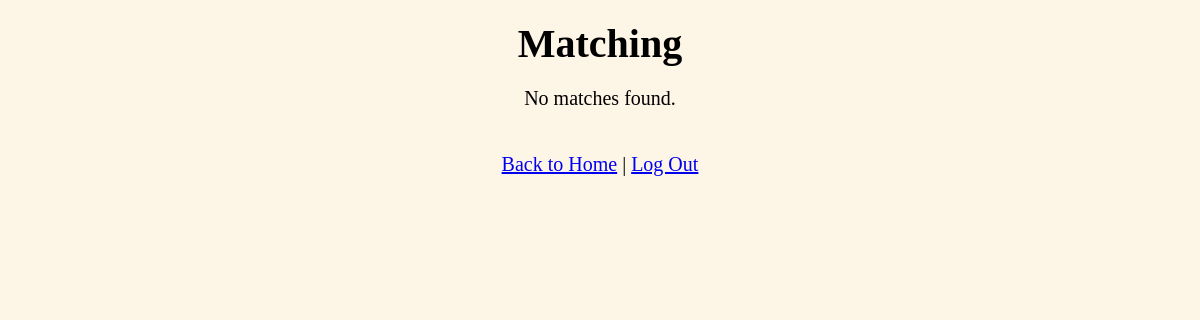
The page /matching (signed in) on the database as committed earlier.
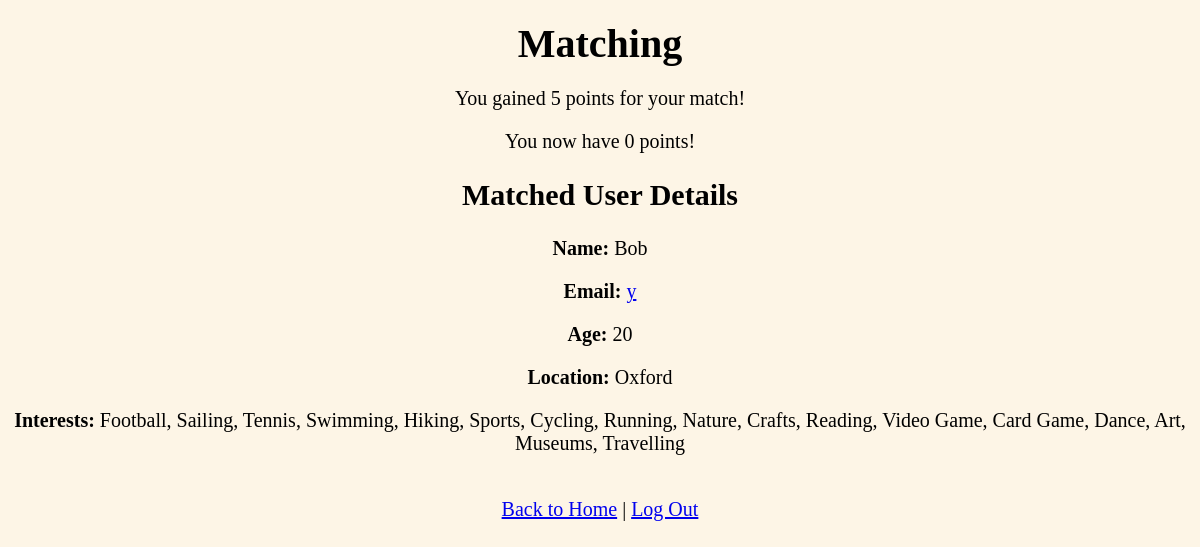
The same page on the database as committed later.
### app.py (models this page shows, shortened)
class User(UserMixin, db.Model):
    __tablename__ = 'users'  # Optional: specify table name
    id = db.Column(db.Integer, primary_key=True)
    name = db.Column(db.String(100), nullable=False)
    password_hash = db.Column(db.String(128), nullable=False)
    points = db.Column(db.Integer, default=0)
    age = db.Column(db.Integer, nullable=False)
    location = db.Column(db.String(100), nullable=False)
    email = db.Column(db.String(100), nullable=False)
    interests = db.Column(db.String(200), nullable=False)

### app.py (the view)
@app.route('/matching')
@login_required
def matching():
    target_user = current_user
    result = find_closest_match(target_user)
    if result:
        matched_user, similarity_score = result
        current_user.points += 5
        db.session.commit()
        message = f"Congratulations! You've matched with {matched_user.name} and earned 5 points!"
        return render_template('matching.html', user=current_user, matched_user=matched_user, message=message)
    else:
        message = "No matches found."
        return render_template('matching.html', user=current_user, message=message)

### app.py (called while the page is built)
@login_manager.user_loader
def load_user(user_id):
    return User.query.get(int(user_id))

def get_all_people() -> List[Tuple[str, Set[str]]]:
    all_users = User.query.all()
    people_list = []
    for user in all_users:
        interests = set(interest.strip().lower() for interest in user.interests.split(',') if interest.strip())
        people_list.append((user.name, interests))
    return people_list

def jaccard_similarity(set1: Set[str], set2: Set[str]) -> float:
    intersection = set1.intersection(set2)
    union = set1.union(set2)
    if not union:
        return 0.0
    return len(intersection) / len(union)

def find_closest_match(target_user: User) -> Optional[Tuple[str, float]]:
    people = get_all_people()
    target_interests = set(interest.strip().lower() for interest in target_user.interests.split(',') if interest.strip())
    max_similarity = 0.0
    closest_person = None
    for name, interests in people:
        if name == target_user.name:
            continue
        similarity = jaccard_similarity(target_interests, interests)
        if similarity > max_similarity:
            max_similarity = similarity
            closest_person = User.query.filter_by(name=name).first()
    if closest_person:
        return closest_person, max_similarity
    else:
        return None

### templates/matching.html (shortened to what this page needs)
<!DOCTYPE html>
<html>
<head>
    <link rel="stylesheet" type="text/css" href="{{ url_for('static', filename='styles.css') }}">
</head>
<body>
    <h1>Matching</h1>
    {% if matched_user %}
        <p>You gained 5 points for your match!</p>
        <p>You now have {{ user.points }} points!</p>
        <h2>Matched User Details</h2>
        <p><strong>Name:</strong> {{ matched_user.name }}</p>
        <p><strong>Email:</strong> <a href="mailto:{{ matched_user.email }}">{{ matched_user.email }}</a></p>
        <p><strong>Age:</strong> {{ matched_user.age }}</p>
        <p><strong>Location:</strong> {{ matched_user.location }}</p>
        <p><strong>Interests:</strong> {{ matched_user.interests }}</p>
    {% else %}
        <p>{{ message }}</p>
    {% endif %}
    <br>
    <a href="{{ url_for('home') }}">Back to Home</a> |
    <a href="{{ url_for('logout') }}">Log Out</a>
</body>
</html>

### static/styles.css (style rules this page uses)
body { background-color: #fdf5e6; text-align: center; }
h1 { font-size: 2em; margin-top: 20px; margin-bottom: 5px }
body { font-size: 1.25em; margin-top: 5px; margin-bottom: 5px; }

Rows that differ between the two databases and show on the page:
now on this page (row unchanged): User: points "0"
added User: name "Bob", email "y", age "20", location "Oxford", interests "Football, Sailing, Tennis, Swimming, Hiking, Sports, Cycling, Running, Nature, Crafts, Reading, Video Game, Card Game, Dance, Art, Museums, Travelling"
Other text that changed with them:
{{ message }}: "No matches found." → (not shown)
text now shown: "You gained 5 points for your match! You now have points! Matched User Details Name: Email: Age: Location: Interests:"
